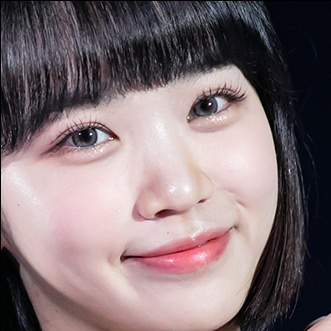
#> input picture test/chaewon.jpg, 331 x 331 px; its folder holds 4 pictures in this run
$ jupyter execute image_resize.ipynb
#> lines starting #> are read from the running program, lines starting #| are printed output that depends on the picture
[cell 1]
import os
import glob
from PIL import Image

members = ['sieun', 'yoon', 'chaewon','olivia hye','jisoo','lisa','jennie','rose']
for member in members:
    dir = "*.jpg"

    files = glob.glob(dir)

    for f in files:
        img = Image.open(f)
#> img is the input picture: PIL image 331x331 RGB; mean R, G, B 129, 113.3, 116.8
        img_resize = img.resize((256, 256), Image.LANCZOS)
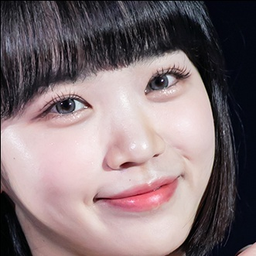
#> img_resize: PIL image 256x256 RGB; mean R, G, B 129.1, 113.3, 116.8
        save_dir = "resize_" + f
        img_resize.save(save_dir)
